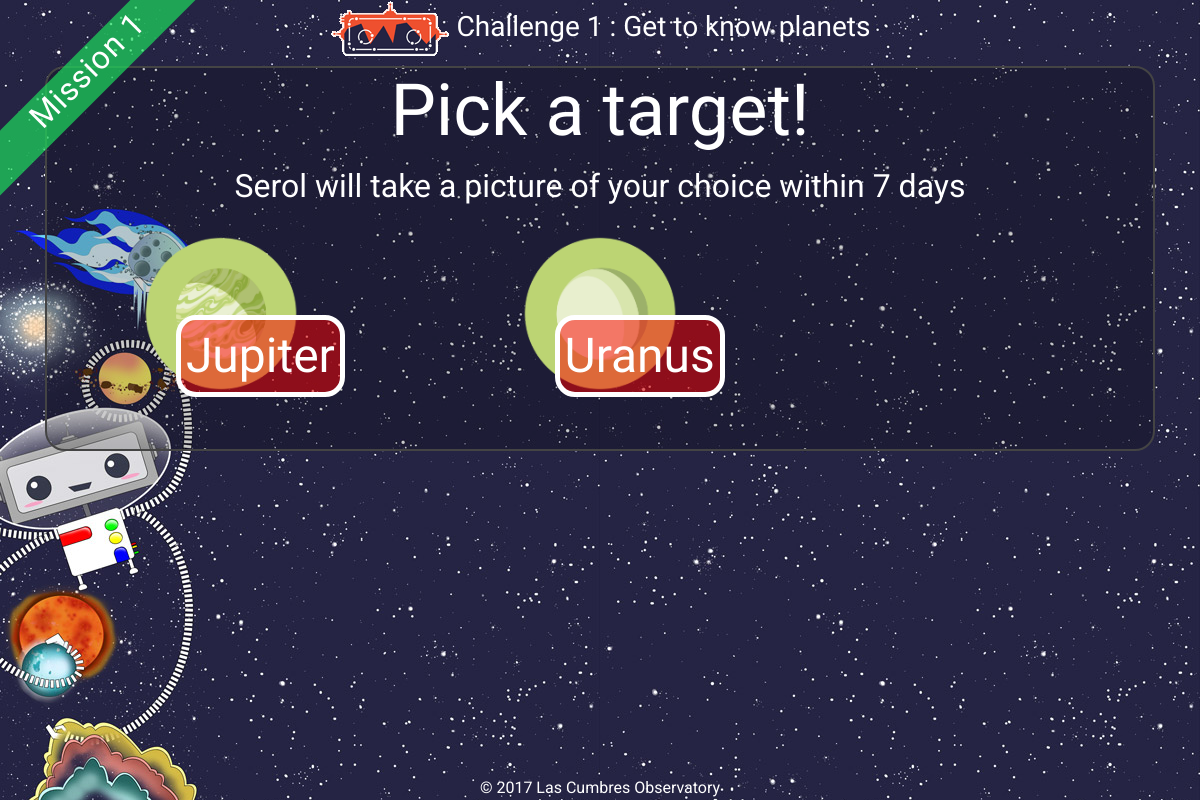
The page /challenge/1/observe/ (signed in) on the database its author committed.
### explorer/models.py (models this page shows, shortened)
class Challenge(models.Model):
    number = models.IntegerField()
    name = models.CharField(max_length=200)
    mission = models.ForeignKey(Mission)
    description = models.TextField(help_text=_("Research page info"))
    action = models.TextField(help_text=_("What the user should look for on investigate?"))
    category = models.TextField(help_text=_("What type of object is this?"), blank=True, null=True)
    avm_code = models.CharField(max_length=10, blank=True, null=True)
    active = models.BooleanField(default=True)
    sticker_total = models.IntegerField(default=0)
    is_last = models.BooleanField(default=False)

class Body(models.Model):
    name = models.CharField(max_length=20)
    schema = models.IntegerField(choices=BODY_TYPES)
    epochofel = models.FloatField(help_text='MJD')
    orbinc = models.FloatField(help_text='IN')
    longascnode = models.FloatField(help_text='OM')
    argofperih = models.FloatField(help_text='W')
    eccentricity = models.FloatField(help_text='EC')
    dailymotion = models.FloatField(help_text='n', blank=True, null=True)
    meananom = models.FloatField(help_text='MA', blank=True, null=True)
    meandist = models.FloatField(help_text='A',blank=True, null=True)
    perihdist = models.FloatField(help_text='Used for comets',blank=True, null=True)
    epochofperih = models.FloatField(help_text='Used for comets',blank=True, null=True)
    filter_list = models.CharField(max_length=20, help_text=_('JSON blob of filters'))
    exposuretime = models.FloatField()
    avm_code = models.CharField(max_length=10)
    description = models.TextField()
    icon = models.CharField(max_length=20, choices=ICONS)
    active = models.BooleanField(default=True)
    last_update = models.DateTimeField(default=datetime.utcnow)
    class Meta:
        verbose_name_plural = 'bodies'
    def __str__(self):
        return "{}".format(self.name)

class Mission(models.Model):
    number = models.IntegerField()
    name = models.CharField(max_length=200)
    patch = models.ImageField(upload_to='patches')
    sticker_total = models.IntegerField(default=0)

### explorer/views.py (the view)
# urls.py: url(r'^challenge/(?P<pk>[0-9]+)/start/$', ChallengeView.as_view(), {'mode':'start'}, name="start"),
class ChallengeView(LoginRequiredMixin, DetailView):
    model = Challenge
    def get(self, request, *args, **kwargs):
        if kwargs.get('mode',None) == 'failed':
            self.template_name = "explorer/challenge-message.html"
        else:
            self.template_name = "explorer/challenge-{}.html".format(kwargs['mode'])
        self.object = self.get_object()
        context = self.get_context_data(object=self.object)
        mode = kwargs.get('mode',None)
        if mode != 'start':
            obj,created = Progress.objects.get_or_create(challenge=self.get_object(), user=self.request.user)
            if created:
                obj.last_update = datetime.utcnow()
                obj.save()
            context['progress'] = obj
            if mode == 'observe':
                targets = Body.objects.filter(avm_code__startswith=obj.challenge.avm_code)
                context['targets'] = targets
        return self.render_to_response(context)

### serol/auth_backend.py (called while the page is built)
    def get_user(self, user_id):
        try:
            return User.objects.get(pk=user_id)
        except User.DoesNotExist:
            return None

### explorer/templates/explorer/challenge-observe.html (shortened to what this page needs)
{% extends 'explorer/challenge-base.html' %}
{% load static i18n %}
{% block wrapper-class%}challenge mission-{{object.mission.number}}-sidebar{%endblock%}
{% block main-body %}
<div class="centre-container">
  <h1>{% trans 'Pick a target!' %}</h1>
  <p>{% trans 'Serol will take a picture of your choice within 7 days' %}</p>
  <div class="row">
    {% if targets %}
    {% for target in targets %}
    <div class="col-lg-4  col-sm-6 pb-5 target-holder">
        <a href="#" id="target-img-{{target}}" data-toggle="modal" data-target="#targetModal" data-tid="{{target.id}}" data-name="{{target.name}}">
            {% with "explorer/images/"|add:target.icon as icon_url %}<img class="img-fluid" src="{% static icon_url %}" alt="">
            <div class="target-name-holder">
              <span class="target-name">{{target.name}}</span>
            </div>
        </a>
    </div>
    {% endwith %}
    {% endfor %}
    {% endif %}
  </div>
  </div>
{% endblock %}

### explorer/templates/explorer/challenge-base.html (shortened to what this page needs)
{% extends 'explorer/base.html' %}
{% load static i18n %}
{% block main-content %}
<div class="container">
{% block main-header %}
<h3><a href="{% url 'home' %}"><img src="{% static 'explorer/images/serol_logo_sm.png'%}" /></a> Challenge {{object.number}} : {{object.name}}</h3>
{% endblock %}
{% block main-body %}
{% endblock %}
</div>
{% endblock %}
{% block ribbon %}
<div class="corner-ribbon sticky shadow mission-{{object.mission.number}}-colour"><h2>{% trans "Mission" %} {{object.mission.number}}</h2></div>
{% endblock %}

### explorer/static/explorer/css/layout.css (style rules this page uses)
a, a:focus, a:hover { color: #fff; }
html, body { height: 100%; }
body { text-align: center; font-family: 'Roboto', sans-serif; background: url('../images/serol_bg_sm.jpg') repeat fixed #2b3e50; color: #fff; }
.centre-container { border: 2px solid #444; border-radius: 20px; background: rgba(0,0,0,0.2); }
h1, h2, h3, h4, h5, h6, .target-name { font-family: 'Oswald', sans-serif; font-weight: 300; color: #fff; }
h1 { font-size:4.5rem; }
p { font-size:2rem; }
.mission-1-colour, .mission-1-sidebar .page-header { background-color:rgba(29, 220, 93, 0.7); }
.target-name-holder { vertical-align: middle; position:absolute; top:40%; left:38%; border-radius: 20px; border:5px solid #fff; background-color: rgba(255,0,0,0.5); }
.target-name { font-size:3rem; z-index:2; padding: 5px; }
.target-holder img { width:50%; }
.corner-ribbon { width: 300px; position: absolute; top: 50px; left: -60px; text-align: center; line-height: 50px; letter-spacing: 1px; color: #f0f0f0; transform: rotate(-45deg); -webkit-transform: rotate(-45deg); }

### rows shown on the page
Challenge: number "1", name "Get to know planets", mission.number "1"
Body: name "Jupiter"
Body: name "Uranus"
